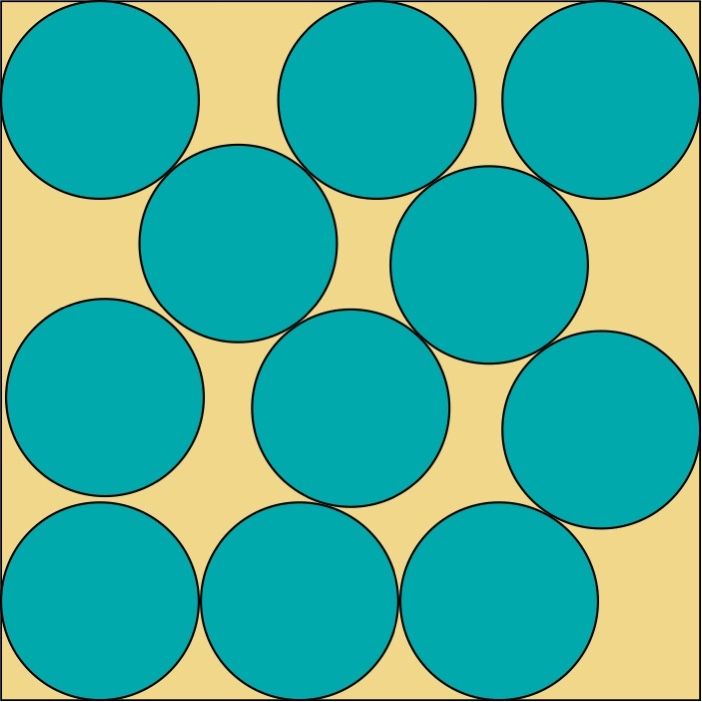
#> input picture images/Circles_Packed_In_Square_11.jpeg, 702 x 702 px, found by its file name
$ jupyter execute 'watershed algorithm.ipynb'
#> lines starting #> are read from the running program, lines starting #| are printed output that depends on the picture; after the words box and inside, x2 and y2 are one past the last pixel; in counts of white or black regions, pixels touching at a corner belong together
[cell 1]
import cv2
import numpy as np
from matplotlib import pyplot as plt

# Define our imshow function
def imshow(title = "Image", image = None, size = 10):
    w, h = image.shape[0], image.shape[1]
    aspect_ratio = w/h
    plt.figure(figsize=(size * aspect_ratio,size))
    plt.imshow(cv2.cvtColor(image, cv2.COLOR_BGR2RGB))
    plt.title(title)
    plt.show()

[cell 2]
img = cv2.imread("C:/Users/rajen/Computer Vision/images/images/Circles_Packed_In_Square_11.jpeg")
#> img is the input picture: shape (702, 702, 3); mean B, G, R 156.2, 176, 71.1
imshow("Original image", img)

# Grayscale
gray = cv2.cvtColor(img, cv2.COLOR_BGR2GRAY)
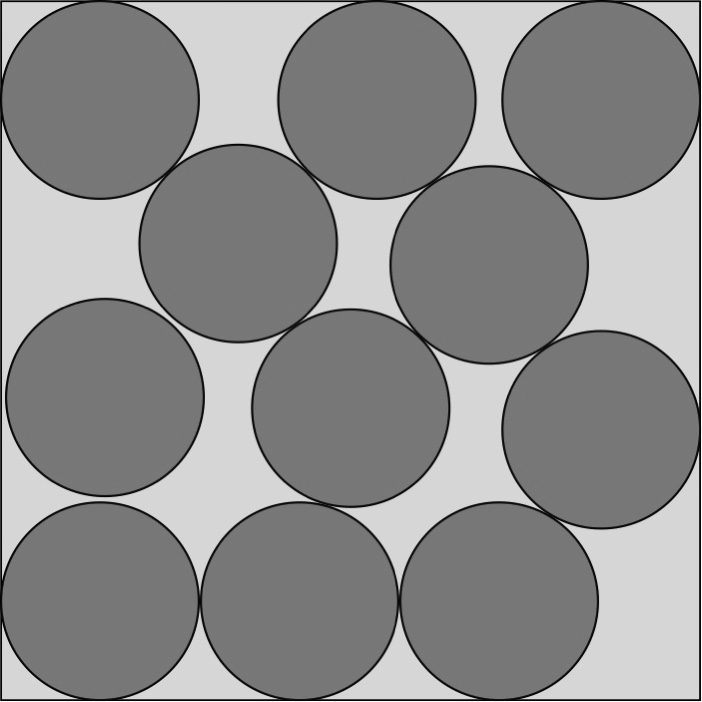
#> gray: shape (702, 702); min 0, max 255, mean 142.5

# Threshold using OTSU
ret, thresh = cv2.threshold(gray, 0, 255, cv2.THRESH_BINARY_INV + cv2.THRESH_OTSU)
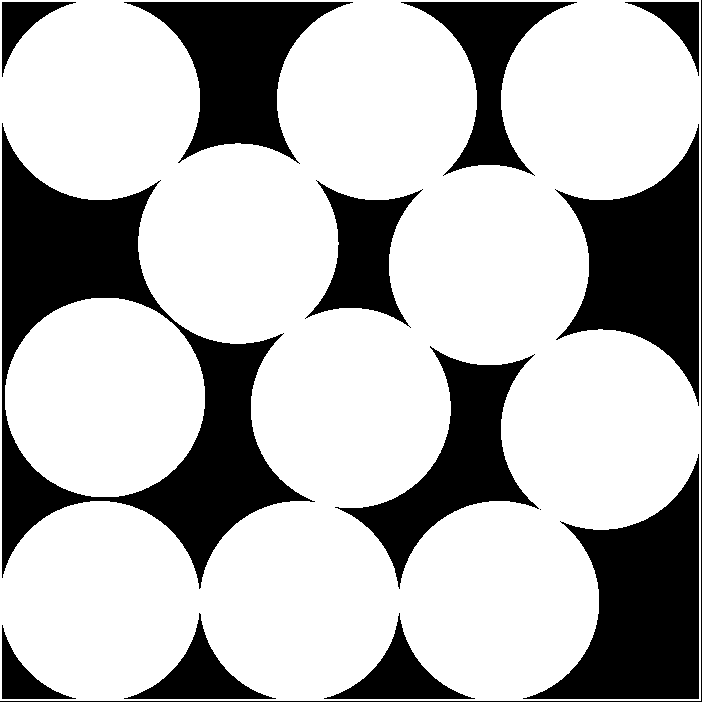
#> thresh: shape (702, 702); 71.4% white; 14 black regions (1 under 20 px), largest, box (x1, y1, x2, y2) and area: (2, 123, 315, 589) 40081, (523, 454, 699, 699) 21495, (555, 124, 699, 406) 19275
#> ret = 163

imshow("Thresholded", thresh)

[cell 3]
kernel = np.ones((3,3), np.uint8)
opening = cv2.morphologyEx(thresh, cv2.MORPH_OPEN,kernel, iterations = 2)
#> opening: shape (702, 702); 70.4% white; 8 black regions (1 under 20 px), largest, box (x1, y1, x2, y2) and area: (0, 0, 702, 702) 55949, (0, 123, 315, 589) 40991, (124, 0, 353, 164) 16025

# sure background area
sure_bg = cv2.dilate(opening, kernel, iterations=3)
#> sure_bg: shape (702, 702); 74.8% white; 13 black regions, largest, box (x1, y1, x2, y2) and area: (526, 457, 702, 702) 21271, (0, 130, 154, 571) 21075, (570, 127, 702, 403) 18202

# Finding sure foreground area
dist_transform = cv2.distanceTransform(opening, cv2.DIST_L2,5)
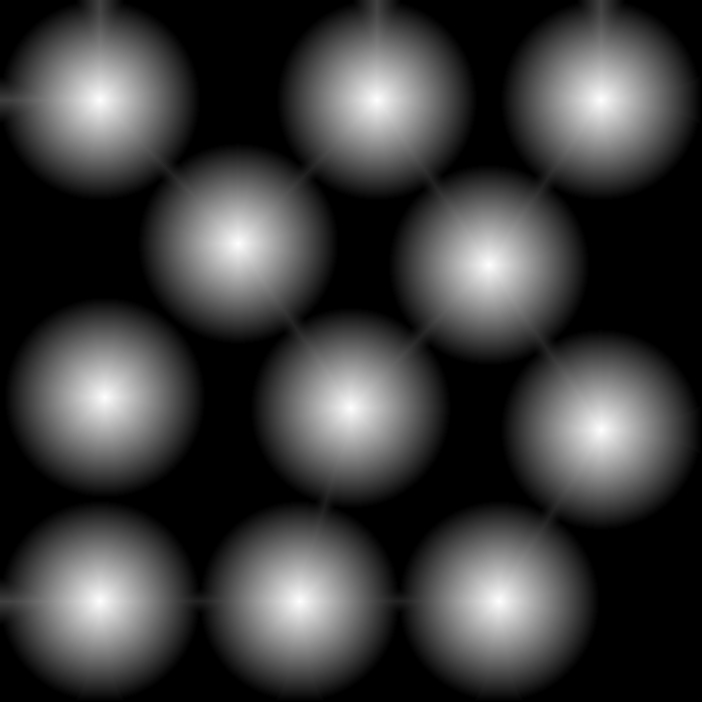
#> dist_transform: shape (702, 702) float32; min 0, max 98.66, mean 23.7; drawn with min black and max white
ret, sure_fg = cv2.threshold(dist_transform, 0.7 * dist_transform.max(), 255, 0)
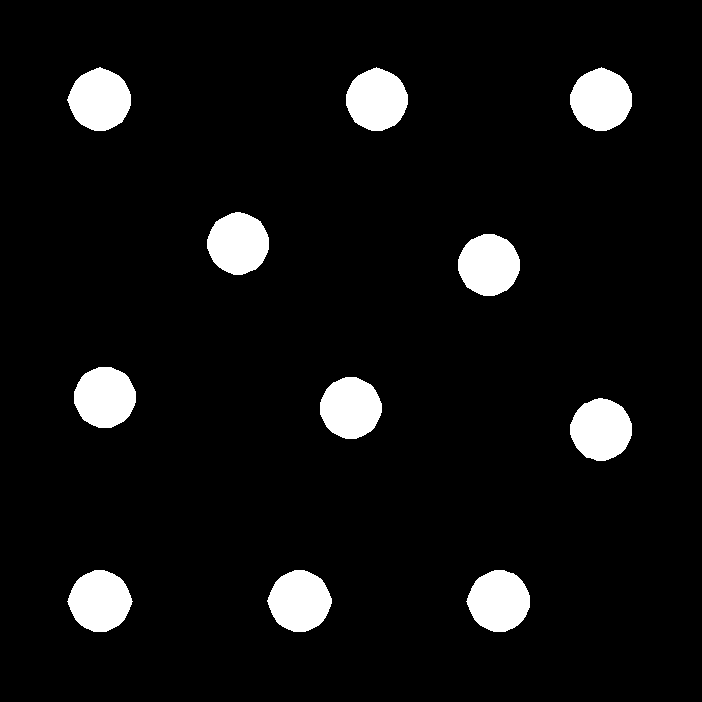
#> sure_fg: shape (702, 702) float32; 6.7% white; 11 white regions, largest, box (x1, y1, x2, y2) and area: (67, 67, 131, 131) 3002, (267, 570, 332, 632) 2994, (67, 570, 133, 632) 2992
#> ret = 69.06

# Finding unknown region
sure_fg = np.uint8(sure_fg)
unknown = cv2.subtract(sure_bg, sure_fg)

imshow("SureFG", sure_fg)
imshow("SureBG", sure_bg)
imshow("unknown", unknown)

[cell 4]
ret, markers = cv2.connectedComponents(sure_fg)
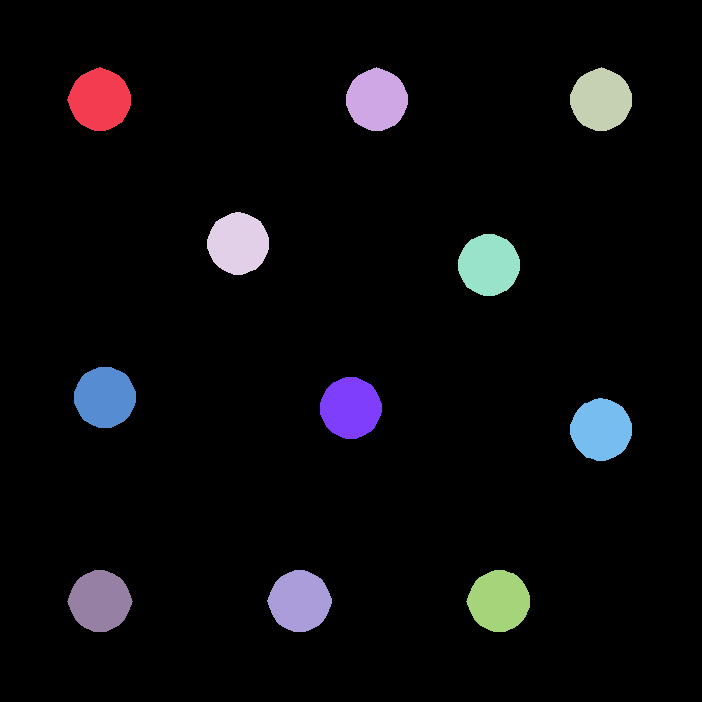
#> markers: shape (702, 702) int32; 12 distinct labels, from 0 to 11; one colour per label, 0 black
#> ret = 12

# Add one to all labels so that sure background is not 0, but 1
markers = markers+1
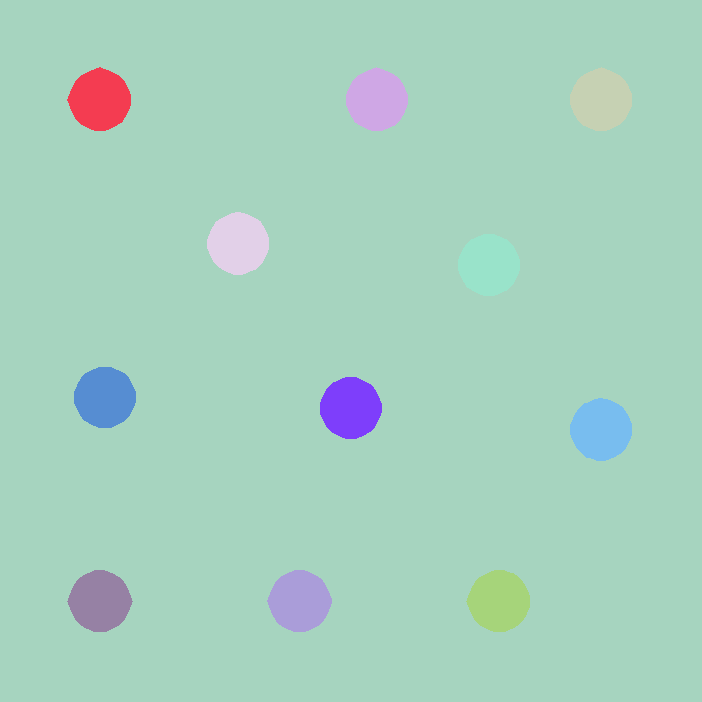
#> markers: shape (702, 702) int32; 12 distinct labels, from 1 to 12; one colour per label, 0 black

# Now, mark the region of unknown with zero
markers[unknown==255] = 0
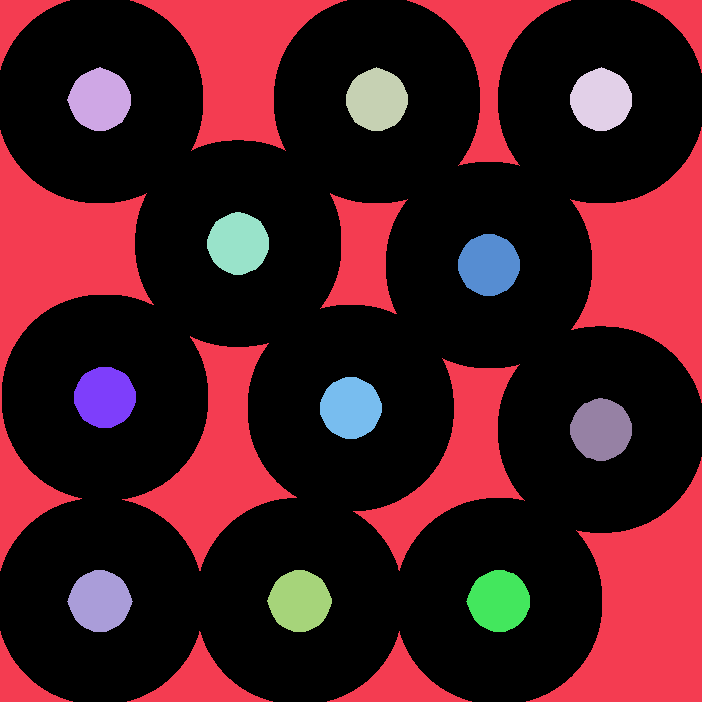
#> markers: shape (702, 702) int32; 13 distinct labels, from 0 to 12; one colour per label, 0 black

markers = cv2.watershed(img,markers)
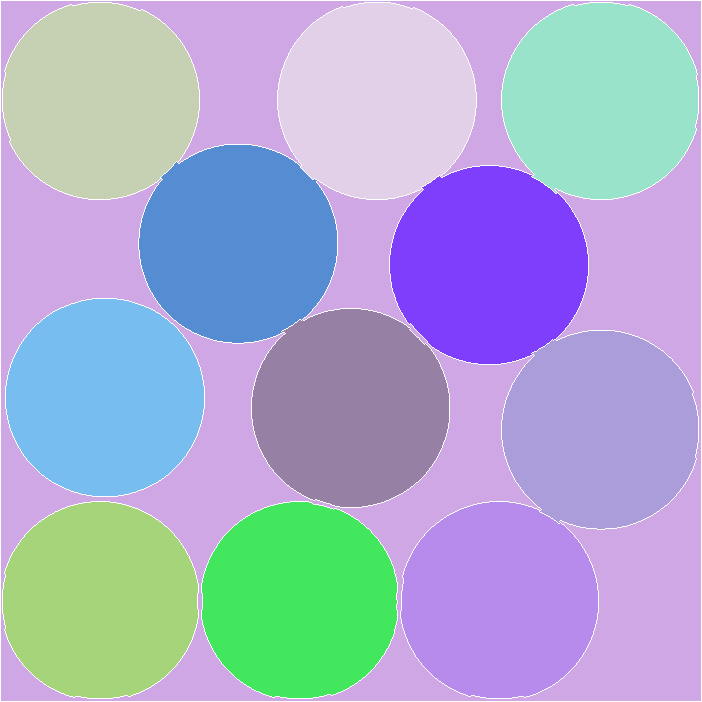
#> markers: shape (702, 702) int32; 13 distinct labels, from -1 to 12; one colour per label, 0 black, -1 white
img[markers == -1] = [0,0,255]
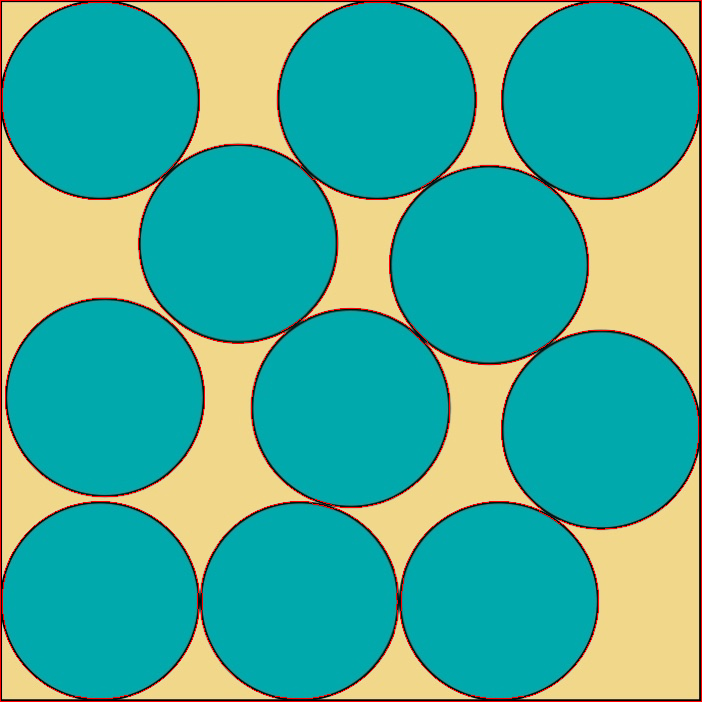
#> img: shape (702, 702, 3); 1.81% of pixels changed, all inside (x1, y1, x2, y2) = (0, 0, 702, 702)

imshow("img", img)
